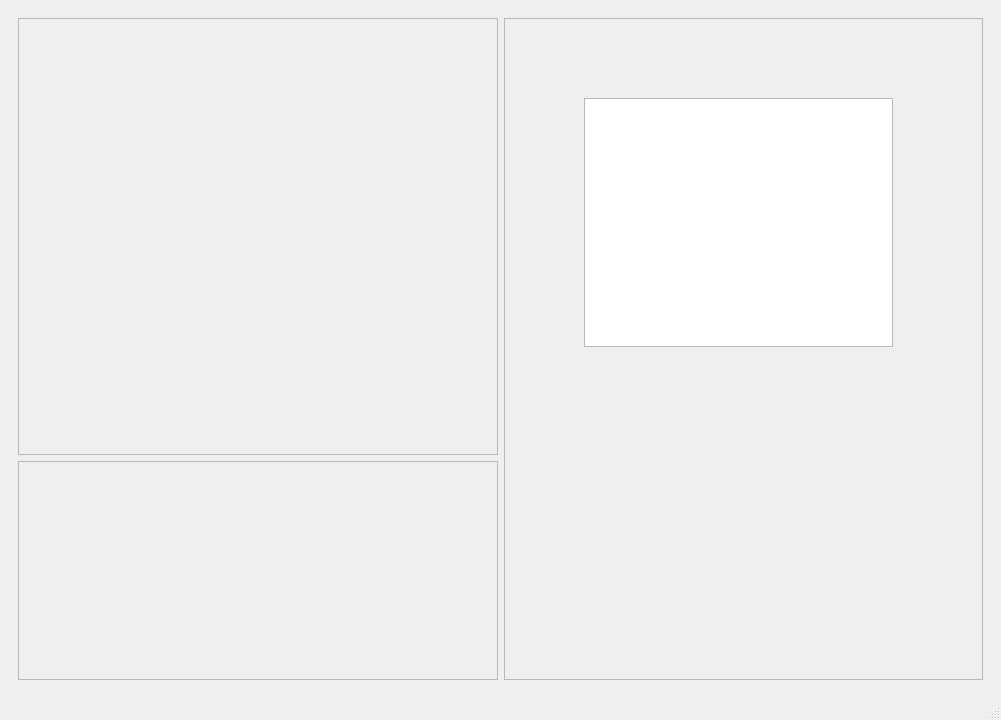
<?xml version="1.0" encoding="UTF-8"?>
<ui version="4.0">
 <class>MainWindow</class>
 <widget class="QMainWindow" name="MainWindow">
  <property name="geometry">
   <rect>
    <x>0</x>
    <y>0</y>
    <width>1001</width>
    <height>720</height>
   </rect>
  </property>
  <property name="minimumSize">
   <size>
    <width>960</width>
    <height>720</height>
   </size>
  </property>
  <property name="windowTitle">
   <string>MainWindow</string>
  </property>
  <property name="styleSheet">
   <string notr="true">QMainWindow {
border-image: url(:/images/background.jpg)
0 0 0 0 stretch stretch;
}
</string>
  </property>
  <widget class="QWidget" name="centralwidget">
   <layout class="QGridLayout" name="gridLayout">
    <item row="0" column="1">
     <widget class="QStackedWidget" name="stackedWidget">
      <property name="minimumSize">
       <size>
        <width>200</width>
        <height>0</height>
       </size>
      </property>
      <property name="currentIndex">
       <number>1</number>
      </property>
      <widget class="QWidget" name="ConnectPage">
       <layout class="QGridLayout" name="gridLayout_2">
        <item row="0" column="1">
         <spacer name="verticalSpacer_2">
          <property name="orientation">
           <enum>Qt::Orientation::Vertical</enum>
          </property>
          <property name="sizeHint" stdset="0">
           <size>
            <width>20</width>
            <height>157</height>
           </size>
          </property>
         </spacer>
        </item>
        <item row="1" column="0">
         <spacer name="horizontalSpacer">
          <property name="orientation">
           <enum>Qt::Orientation::Horizontal</enum>
          </property>
          <property name="sizeHint" stdset="0">
           <size>
            <width>311</width>
            <height>20</height>
           </size>
          </property>
         </spacer>
        </item>
        <item row="1" column="1">
         <layout class="QGridLayout" name="gridLayout_3">
          <item row="6" column="0">
           <spacer name="verticalSpacer_3">
            <property name="orientation">
             <enum>Qt::Orientation::Vertical</enum>
            </property>
            <property name="sizeHint" stdset="0">
             <size>
              <width>20</width>
              <height>30</height>
             </size>
            </property>
           </spacer>
          </item>
          <item row="5" column="0">
           <widget class="QLineEdit" name="ConnectCodeRoomLineEdit">
            <property name="maximumSize">
             <size>
              <width>200</width>
              <height>16777215</height>
             </size>
            </property>
            <property name="alignment">
             <set>Qt::AlignmentFlag::AlignCenter</set>
            </property>
            <property name="placeholderText">
             <string>1234</string>
            </property>
           </widget>
          </item>
          <item row="1" column="0">
           <widget class="QLineEdit" name="ConnectUserNameLineEdit">
            <property name="minimumSize">
             <size>
              <width>200</width>
              <height>0</height>
             </size>
            </property>
            <property name="maximumSize">
             <size>
              <width>200</width>
              <height>16777215</height>
             </size>
            </property>
            <property name="alignment">
             <set>Qt::AlignmentFlag::AlignCenter</set>
            </property>
            <property name="placeholderText">
             <string>Dimofee</string>
            </property>
           </widget>
          </item>
          <item row="3" column="0">
           <widget class="QLabel" name="ConnectCodeRoomLabel">
            <property name="text">
             <string>Code room</string>
            </property>
            <property name="alignment">
             <set>Qt::AlignmentFlag::AlignCenter</set>
            </property>
           </widget>
          </item>
          <item row="0" column="0">
           <widget class="QLabel" name="ConnectUserNameLabel">
            <property name="maximumSize">
             <size>
              <width>200</width>
              <height>16777215</height>
             </size>
            </property>
            <property name="text">
             <string>Your Name</string>
            </property>
            <property name="alignment">
             <set>Qt::AlignmentFlag::AlignCenter</set>
            </property>
           </widget>
          </item>
          <item row="7" column="0">
           <widget class="QPushButton" name="ConnectPlayPushButton">
            <property name="maximumSize">
             <size>
              <width>200</width>
              <height>16777215</height>
             </size>
            </property>
            <property name="text">
             <string>Play</string>
            </property>
           </widget>
          </item>
          <item row="2" column="0">
           <spacer name="verticalSpacer_5">
            <property name="orientation">
             <enum>Qt::Orientation::Vertical</enum>
            </property>
            <property name="sizeHint" stdset="0">
             <size>
              <width>20</width>
              <height>10</height>
             </size>
            </property>
           </spacer>
          </item>
          <item row="8" column="0">
           <spacer name="verticalSpacer_4">
            <property name="orientation">
             <enum>Qt::Orientation::Vertical</enum>
            </property>
            <property name="sizeHint" stdset="0">
             <size>
              <width>20</width>
              <height>40</height>
             </size>
            </property>
           </spacer>
          </item>
         </layout>
        </item>
        <item row="1" column="2">
         <spacer name="horizontalSpacer_2">
          <property name="orientation">
           <enum>Qt::Orientation::Horizontal</enum>
          </property>
          <property name="sizeHint" stdset="0">
           <size>
            <width>311</width>
            <height>20</height>
           </size>
          </property>
         </spacer>
        </item>
        <item row="2" column="1">
         <spacer name="verticalSpacer">
          <property name="orientation">
           <enum>Qt::Orientation::Vertical</enum>
          </property>
          <property name="sizeHint" stdset="0">
           <size>
            <width>20</width>
            <height>157</height>
           </size>
          </property>
         </spacer>
        </item>
       </layout>
      </widget>
      <widget class="QWidget" name="page_2">
       <layout class="QGridLayout" name="gridLayout_4">
        <item row="0" column="0" rowspan="2">
         <widget class="QFrame" name="frame">
          <property name="frameShape">
           <enum>QFrame::Shape::StyledPanel</enum>
          </property>
          <property name="frameShadow">
           <enum>QFrame::Shadow::Raised</enum>
          </property>
         </widget>
        </item>
        <item row="2" column="0">
         <widget class="QFrame" name="frame_3">
          <property name="frameShape">
           <enum>QFrame::Shape::StyledPanel</enum>
          </property>
          <property name="frameShadow">
           <enum>QFrame::Shadow::Raised</enum>
          </property>
         </widget>
        </item>
        <item row="0" column="1" rowspan="3">
         <widget class="QFrame" name="frame_2">
          <property name="frameShape">
           <enum>QFrame::Shape::StyledPanel</enum>
          </property>
          <property name="frameShadow">
           <enum>QFrame::Shadow::Raised</enum>
          </property>
          <widget class="QGraphicsView" name="graphicsView">
           <property name="geometry">
            <rect>
             <x>80</x>
             <y>80</y>
             <width>309</width>
             <height>249</height>
            </rect>
           </property>
          </widget>
         </widget>
        </item>
       </layout>
      </widget>
     </widget>
    </item>
   </layout>
  </widget>
  <widget class="QMenuBar" name="menubar">
   <property name="geometry">
    <rect>
     <x>0</x>
     <y>0</y>
     <width>1001</width>
     <height>25</height>
    </rect>
   </property>
  </widget>
  <widget class="QStatusBar" name="statusbar"/>
 </widget>
 <resources/>
 <connections/>
</ui>
